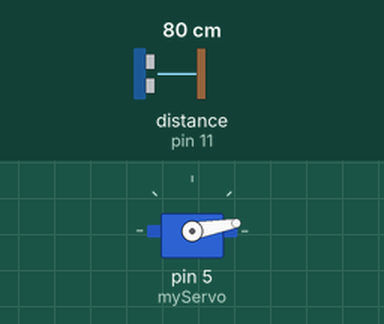
This sketch was run on a simulated Arduino Uno, built with avr-gcc and run on an emulated ATmega328P. Parts: servo. Wiring (inferred from the names in the program): ultrasonic range finder: trigger pin 10; echo pin 11. The inputs (shaded band) are chosen by the test bench; at power-on: distance to the obstacle (sensor on pin 11) 80 cm. The echo pulse lasts 58.3 µs per cm; what the sketch prints to the serial monitor is not drawn.

Above: at 0.1 s.
At 8.1 s:
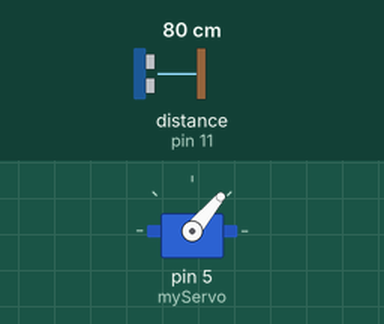
At 16.1 s:
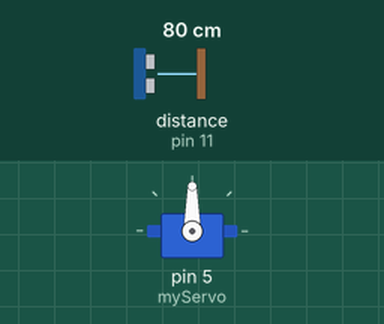
At 32.2 s:
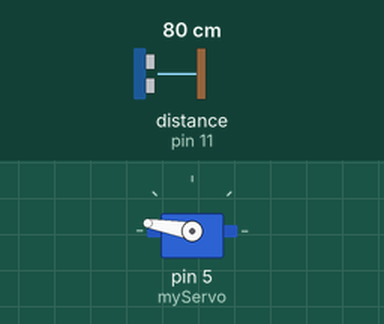
Timing chart, 0 to 40.0 s (numbered marks = the images above):
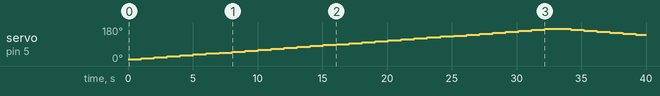

Measured:
- by itself, servo on pin 5 (myServo): rises from 10° to 170° in 31.2 s, then falls to 140° in 7.0 s

The sketch:

ArduinoVer.ino
```cpp
// Cargar la librería Servo
#include <Servo.h>
// Definir pines Trig y Echo del sensor
const int trigPin = 10;
const int echoPin = 11;

long duration;
int distance;
Servo myServo;
void setup() {
  pinMode(trigPin, OUTPUT);
  pinMode(echoPin, INPUT);
  Serial.begin(9600);
  myServo.attach(5);
}

void loop() {
  // rota el servo motor desde 10 hasta 170 grados
  for(int i=10; i<=170; i+=5){
     myServo.write(i);
     delay(1000);
     distance = calculateDistance();

     Serial.print(i); // Envía los grados a la GUI
     Serial.print(",");
     Serial.print(distance); // Envia la información de distancia a la GUI
     Serial.print(".");
  }
  // Regresar de 170 a 10 grados
  for(int i=170; i>10; i-=5){
     myServo.write(i);
     delay(1000);
     distance = calculateDistance();

     Serial.print(i);
     Serial.print(",");
     Serial.print(distance);
     Serial.print(".");
  }
}


// Función para calcular la distancia usando el sensor ultrsonico

int calculateDistance(){

  digitalWrite(trigPin, LOW);
  delayMicroseconds(2);
  digitalWrite(trigPin, HIGH);
  delayMicroseconds(10);
  digitalWrite(trigPin, LOW);
  duration = pulseIn(echoPin, HIGH); //Lectura del echoPin, regresa la onda de sonido
  distance = duration*0.034/2;
  return distance;
}
```
